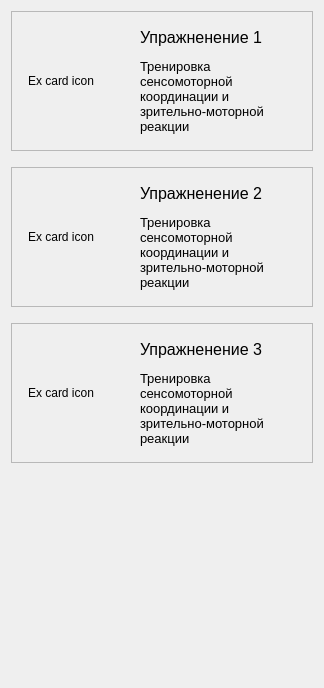
               <widget class="QWidget" name="ex_scroll_content">
                <property name="geometry">
                 <rect>
                  <x>0</x>
                  <y>0</y>
                  <width>324</width>
                  <height>688</height>
                 </rect>
                </property>
                <layout class="QVBoxLayout" name="verticalLayout">
                 <property name="spacing">
                  <number>16</number>
                 </property>
                 <item>
                  <widget class="ClickableCard" name="card_excersise_apple">
                   <property name="frameShape">
                    <enum>QFrame::StyledPanel</enum>
                   </property>
                   <property name="frameShadow">
                    <enum>QFrame::Raised</enum>
                   </property>
                   <property name="choosable" stdset="0">
                    <bool>true</bool>
                   </property>
                   <layout class="QHBoxLayout" name="horizontalLayout_2" stretch="1,4">
                    <property name="spacing">
                     <number>12</number>
                    </property>
                    <property name="leftMargin">
                     <number>16</number>
                    </property>
                    <property name="topMargin">
                     <number>16</number>
                    </property>
                    <property name="rightMargin">
                     <number>16</number>
                    </property>
                    <property name="bottomMargin">
                     <number>16</number>
                    </property>
                    <item>
                     <widget class="CardIcon" name="label_21">
                      <property name="sizePolicy">
                       <sizepolicy hsizetype="Minimum" vsizetype="Minimum">
                        <horstretch>0</horstretch>
                        <verstretch>0</verstretch>
                       </sizepolicy>
                      </property>
                      <property name="minimumSize">
                       <size>
                        <width>100</width>
                        <height>100</height>
                       </size>
                      </property>
                      <property name="text">
                       <string>Ex card icon</string>
                      </property>
                      <property name="svg_file" stdset="0">
                       <string>./img/ex_1_icon.svg</string>
                      </property>
                      <property name="scale" stdset="0">
                       <double>1.300000000000000</double>
                      </property>
                     </widget>
                    </item>
                    <item>
                     <layout class="QVBoxLayout" name="verticalLayout_12">
                      <item>
                       <widget class="QLabel" name="label_19">
                        <property name="font">
                         <font>
                          <pointsize>12</pointsize>
                         </font>
                        </property>
                        <property name="text">
                         <string>Упражненение 1</string>
                        </property>
                       </widget>
                      </item>
                      <item>
                       <widget class="QLabel" name="label_20">
                        <property name="font">
                         <font>
                          <pointsize>10</pointsize>
                         </font>
                        </property>
                        <property name="text">
                         <string>Тренировка сенсомоторной координации и зрительно-моторной реакции</string>
                        </property>
                        <property name="wordWrap">
                         <bool>true</bool>
                        </property>
                       </widget>
                      </item>
                     </layout>
                    </item>
                   </layout>
                  </widget>
                 </item>
                 <item>
                  <widget class="ClickableCard" name="card_excersise_apple_2">
                   <property name="frameShape">
                    <enum>QFrame::StyledPanel</enum>
                   </property>
                   <property name="frameShadow">
                    <enum>QFrame::Raised</enum>
                   </property>
                   <property name="choosable" stdset="0">
                    <bool>true</bool>
                   </property>
                   <layout class="QHBoxLayout" name="horizontalLayout_3" stretch="1,4">
                    <property name="spacing">
                     <number>12</number>
                    </property>
                    <property name="leftMargin">
                     <number>16</number>
                    </property>
                    <property name="topMargin">
                     <number>16</number>
                    </property>
                    <property name="rightMargin">
                     <number>16</number>
                    </property>
                    <property name="bottomMargin">
                     <number>16</number>
                    </property>
                    <item>
                     <widget class="CardIcon" name="label_22">
                      <property name="sizePolicy">
                       <sizepolicy hsizetype="Minimum" vsizetype="Minimum">
                        <horstretch>0</horstretch>
                        <verstretch>0</verstretch>
                       </sizepolicy>
                      </property>
                      <property name="minimumSize">
                       <size>
                        <width>100</width>
                        <height>100</height>
                       </size>
                      </property>
                      <property name="text">
                       <string>Ex card icon</string>
                      </property>
                      <property name="svg_file" stdset="0">
                       <string>./img/ex_2_icon.svg</string>
                      </property>
                      <property name="scale" stdset="0">
                       <double>1.300000000000000</double>
                      </property>
                      <property name="main_color" stdset="0">
                       <string>#febd51</string>
                      </property>
                      <property name="circle_color" stdset="0">
                       <string>#fef5ea</string>
                      </property>
                     </widget>
                    </item>
                    <item>
                     <layout class="QVBoxLayout" name="verticalLayout_13">
                      <item>
                       <widget class="QLabel" name="label_23">
                        <property name="font">
                         <font>
                          <pointsize>12</pointsize>
                         </font>
                        </property>
                        <property name="text">
                         <string>Упражненение 2</string>
                        </property>
                       </widget>
                      </item>
                      <item>
                       <widget class="QLabel" name="label_24">
                        <property name="font">
                         <font>
                          <pointsize>10</pointsize>
                         </font>
                        </property>
                        <property name="text">
                         <string>Тренировка сенсомоторной координации и зрительно-моторной реакции</string>
                        </property>
                        <property name="wordWrap">
                         <bool>true</bool>
                        </property>
                       </widget>
                      </item>
                     </layout>
                    </item>
                   </layout>
                  </widget>
                 </item>
                 <item>
                  <widget class="ClickableCard" name="card_excersise_apple_3">
                   <property name="frameShape">
                    <enum>QFrame::StyledPanel</enum>
                   </property>
                   <property name="frameShadow">
                    <enum>QFrame::Raised</enum>
                   </property>
                   <property name="choosable" stdset="0">
                    <bool>true</bool>
                   </property>
                   <layout class="QHBoxLayout" name="horizontalLayout_4" stretch="1,4">
                    <property name="spacing">
                     <number>12</number>
                    </property>
                    <property name="leftMargin">
                     <number>16</number>
                    </property>
                    <property name="topMargin">
                     <number>16</number>
                    </property>
                    <property name="rightMargin">
                     <number>16</number>
                    </property>
                    <property name="bottomMargin">
                     <number>16</number>
                    </property>
                    <item>
                     <widget class="CardIcon" name="label_25">
                      <property name="sizePolicy">
                       <sizepolicy hsizetype="Minimum" vsizetype="Minimum">
                        <horstretch>0</horstretch>
                        <verstretch>0</verstretch>
                       </sizepolicy>
                      </property>
                      <property name="minimumSize">
                       <size>
                        <width>100</width>
                        <height>100</height>
                       </size>
                      </property>
                      <property name="text">
                       <string>Ex card icon</string>
                      </property>
                      <property name="svg_file" stdset="0">
                       <string>./img/ex_3_icon.svg</string>
                      </property>
                      <property name="scale" stdset="0">
                       <double>1.300000000000000</double>
                      </property>
                      <property name="main_color" stdset="0">
                       <string>#39d192</string>
                      </property>
                      <property name="circle_color" stdset="0">
                       <string>#eefbf5</string>
                      </property>
                     </widget>
                    </item>
                    <item>
                     <layout class="QVBoxLayout" name="verticalLayout_14">
                      <item>
                       <widget class="QLabel" name="label_26">
                        <property name="font">
                         <font>
                          <pointsize>12</pointsize>
                         </font>
                        </property>
                        <property name="text">
                         <string>Упражненение 3</string>
                        </property>
                       </widget>
                      </item>
                      <item>
                       <widget class="QLabel" name="label_27">
                        <property name="font">
                         <font>
                          <pointsize>10</pointsize>
                         </font>
                        </property>
                        <property name="text">
                         <string>Тренировка сенсомоторной координации и зрительно-моторной реакции</string>
                        </property>
                        <property name="wordWrap">
                         <bool>true</bool>
                        </property>
                       </widget>
                      </item>
                     </layout>
                    </item>
                   </layout>
                  </widget>
                 </item>
                 <item>
                  <spacer name="verticalSpacer_6">
                   <property name="orientation">
                    <enum>Qt::Vertical</enum>
                   </property>
                   <property name="sizeHint" stdset="0">
                    <size>
                     <width>17</width>
                     <height>102</height>
                    </size>
                   </property>
                  </spacer>
                 </item>
                </layout>
               </widget>
